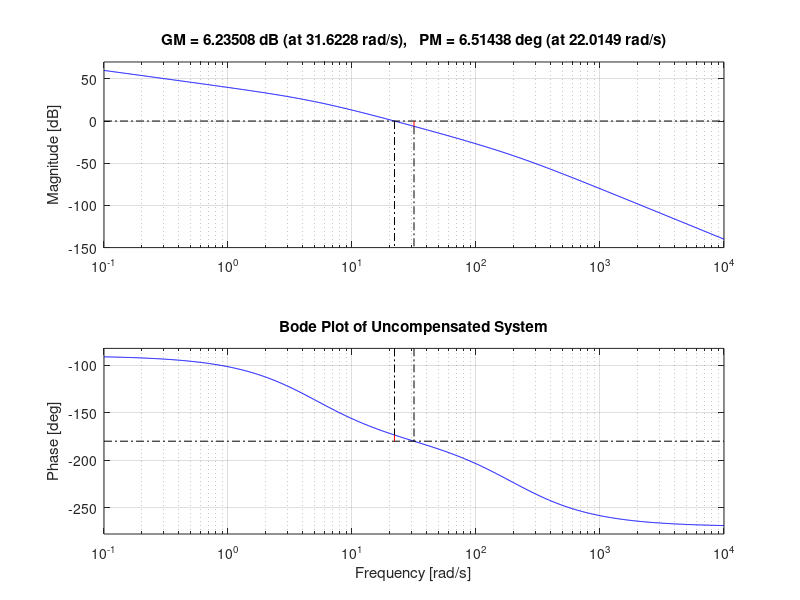
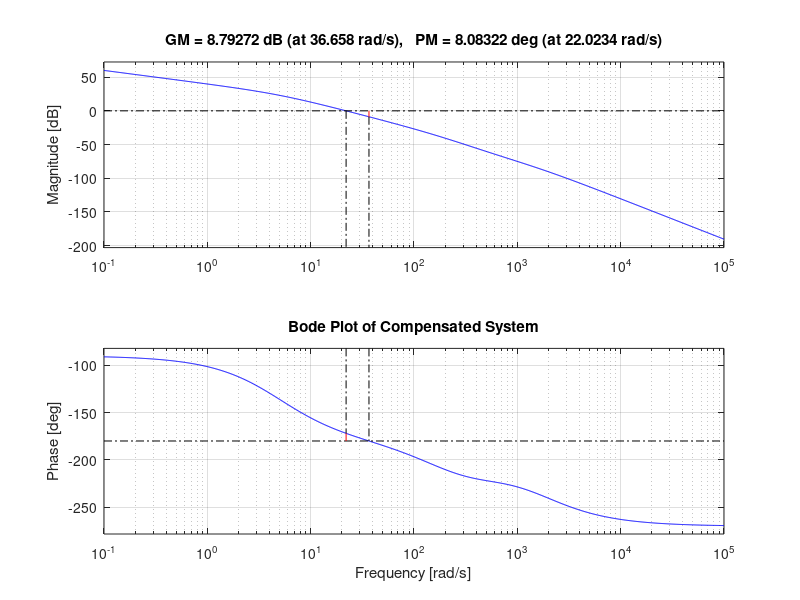
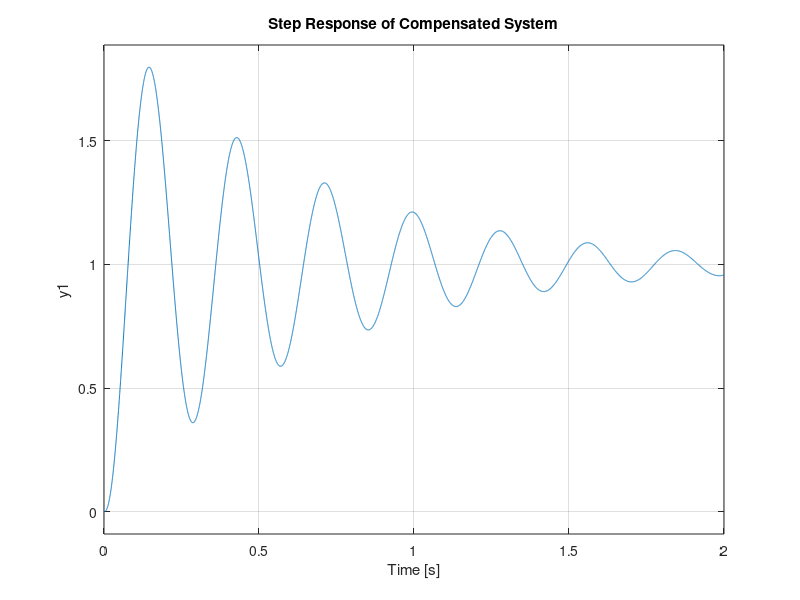

MATLAB code to generate these figures, in order:
clc; clear; close all;

% Given open-loop transfer function
K = 100000;  % Gain determined for steady-state error requirement
G = tf(K, [1 205 1000 0]); % G(s) = K / (s(s+5)(s+200))

% Bode plot of the uncompensated system
figure;
margin(G);
grid on;
title('Bode Plot of Uncompensated System');

% Lead compensator design
alpha = 1/3; % Chosen to provide 30° phase lead
omega_m = 40; % Desired frequency for maximum phase lead
T = 1 / (omega_m^2 * alpha); % Compute T

% Compensator transfer function
C = tf([T 1], [alpha*T 1]);

% Compensated open-loop system
G_comp = C * G;

% Bode plot of the compensated system
figure;
margin(G_comp);
grid on;
title('Bode Plot of Compensated System');

% Closed-loop system
T_cl = feedback(G_comp, 1);

% Step response to check transient behavior
figure;
step(T_cl);
grid on;
title('Step Response of Compensated System');

% Check closed-loop poles
poles = pole(T_cl);
disp('Closed-loop poles:');
disp(poles);

% Damping ratio and natural frequency
[zeta, wn] = damp(T_cl);
disp('Damping Ratios:');
disp(zeta);
disp('Natural Frequencies:');
disp(wn);
